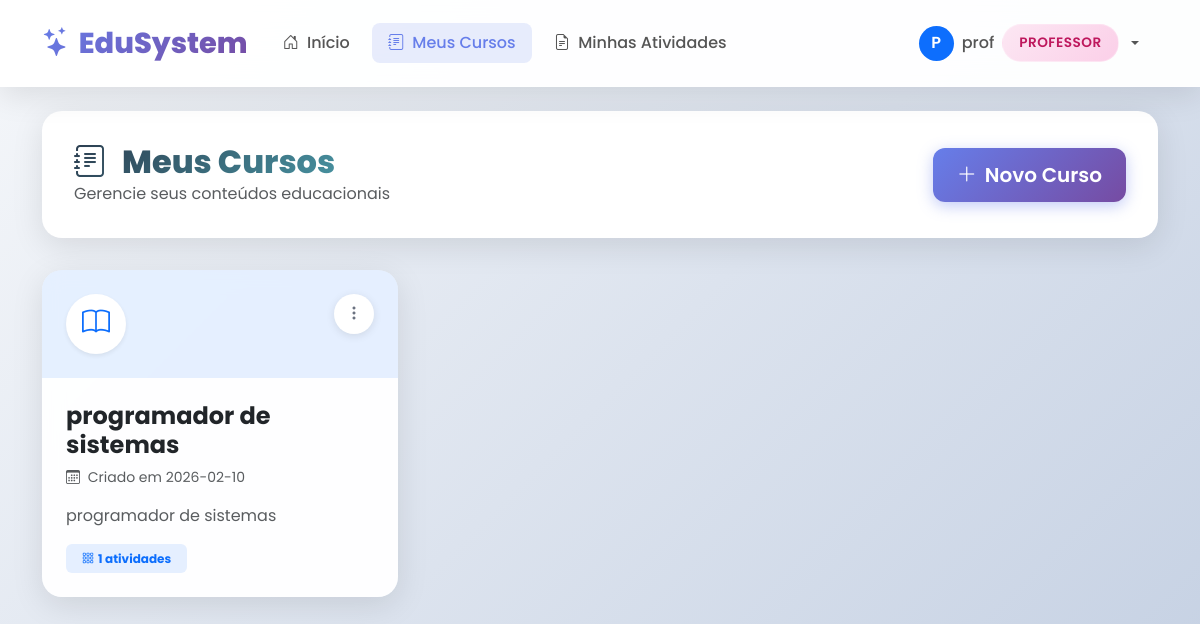
/professor/cursos (signed in), run on the app's committed database.
### tables this page shows
CREATE TABLE cursos (
            id INTEGER PRIMARY KEY AUTOINCREMENT,
            nome TEXT UNIQUE NOT NULL,
            descricao TEXT,
            professor_id INTEGER,
            data_criacao TIMESTAMP DEFAULT CURRENT_TIMESTAMP,
            FOREIGN KEY (professor_id) REFERENCES usuarios(id)
        );

### app.py (the view, shortened to what this page needs)
@app.route('/professor/cursos', methods=['GET', 'POST'])
@login_required
@professor_required
def professor_cursos():
    conn = conectar()
    cursor = conn.cursor()
    cursor.execute("""
        SELECT c.*,
               (SELECT COUNT(*) FROM atividades WHERE curso_id = c.id) as total_atividades
        FROM cursos c
        WHERE c.professor_id = ?
        ORDER BY c.nome
    """, (session['user_id'],))
    cursos = cursor.fetchall()
    conn.close()
    return render_template('professor/cursos.html', cursos=cursos)

### app.py (called while the page is built)
def conectar():
    conn = sqlite3.connect(DB_NAME)
    conn.row_factory = sqlite3.Row
    return conn

def login_required(f):
    @wraps(f)
    def decorated_function(*args, **kwargs):
        if 'user_id' not in session:
            return redirect(url_for('login'))
        return f(*args, **kwargs)
    return decorated_function

def professor_required(f):
    @wraps(f)
    def decorated_function(*args, **kwargs):
        if session.get('tipo') != 'professor':
            flash('Acesso restrito a professores!', 'danger')
            return redirect(url_for('dashboard'))
        return f(*args, **kwargs)
    return decorated_function

### templates/professor/cursos.html (shortened to what this page needs)
{% extends "base.html" %}
{% block content %}
<div class="page-header">
    <div>
        <h1 class="page-title"><i class="bi bi-journal-text me-3"></i>Meus Cursos</h1>
        <p class="text-muted mb-0">Gerencie seus conteúdos educacionais</p>
    </div>
    <button class="btn btn-primary btn-lg" data-bs-toggle="modal" data-bs-target="#modalCurso">
        <i class="bi bi-plus-lg me-2"></i>Novo Curso
    </button>
</div>
<div class="row g-4">
    {% for curso in cursos %}
    <div class="col-md-6 col-xl-4">
        <div class="card h-100 border-0 overflow-hidden">
            <div class="card-header bg-primary bg-opacity-10 border-0 p-4">
                <div class="d-flex justify-content-between align-items-start">
                    <div class="bg-white rounded-circle d-flex align-items-center justify-content-center shadow-sm" style="width: 60px; height: 60px;">
                        <i class="bi bi-book text-primary fs-3"></i>
                    </div>
                    <div class="dropdown">
                        <button class="action-btn" type="button" data-bs-toggle="dropdown">
                            <i class="bi bi-three-dots-vertical"></i>
                        </button>
                    </div>
                </div>
            </div>
            <div class="card-body p-4">
                <h4 class="fw-bold mb-2">{{ curso.nome }}</h4>
                <p class="text-muted small mb-3">
                    <i class="bi bi-calendar3 me-1"></i> Criado em {{ curso.data_criacao[:10] }}
                </p>
                {% if curso.descricao %}
                <p class="text-muted mb-3">{{ curso.descricao }}</p>
                {% endif %}
                <div class="d-flex align-items-center gap-2">
                    <span class="badge bg-primary bg-opacity-10 text-primary px-3 py-2">
                        <i class="bi bi-grid-3x3-gap me-1"></i>{{ curso.total_atividades }} atividades
                    </span>
                </div>
            </div>
        </div>
    </div>
    {% endfor %}
</div>
{% endblock %}

### templates/base.html (style rules this page uses)
:root { --primary-gradient: linear-gradient(135deg, #667eea 0%, #764ba2 100%); --secondary-gradient: linear-gradient(135deg, #f093fb 0%, #f5576c 100%); --success-gradient: linear-gradient(135deg, #4facfe 0%, #00f2fe 100%); --warning-gradient: linear-gradient(135deg, #fa709a 0%, #fee140 100%); --dark-gradient: linear-gradient(135deg, #2c3e50 0%, #4ca1af 100%); --glass-bg: rgba(255, 255, 255, 0.95); --glass-border: rgba(255, 255, 255, 0.2); --shadow-soft: 0 8px 32px rgba(0, 0, 0, 0.1); --shadow-hover: 0 20px 60px rgba(0, 0, 0, 0.15); --radius-lg: 20px; --radius-md: 12px; --radius-sm: 8px; }
* { font-family: 'Poppins', sans-serif; }
body { background: linear-gradient(135deg, #f5f7fa 0%, #c3cfe2 100%); min-height: 100vh; overflow-x: hidden; }
.card { background: var(--glass-bg); backdrop-filter: blur(10px); border: 1px solid var(--glass-border); border-radius: var(--radius-lg); box-shadow: var(--shadow-soft); transition: all 0.4s cubic-bezier(0.175, 0.885, 0.32, 1.275); overflow: hidden; animation: slideInUp 0.6s ease-out; }
.card::before { content: ''; position: absolute; top: 0; left: -100%; width: 100%; height: 100%; background: linear-gradient(90deg, transparent, rgba(255,255,255,0.4), transparent); transition: left 0.5s; }
.btn { border-radius: var(--radius-md); font-weight: 600; padding: 0.75rem 1.5rem; border: none; position: relative; overflow: hidden; transition: all 0.3s ease; }
.btn::before { content: ''; position: absolute; top: 50%; left: 50%; width: 0; height: 0; border-radius: 50%; background: rgba(255,255,255,0.3); transform: translate(-50%, -50%); transition: width 0.6s, height 0.6s; }
.btn-primary { background: var(--primary-gradient); box-shadow: 0 4px 15px rgba(102, 126, 234, 0.4); }
.page-header { background: white; border-radius: var(--radius-lg); padding: 2rem; margin-bottom: 2rem; box-shadow: var(--shadow-soft); display: flex; justify-content: space-between; align-items: center; flex-wrap: wrap; gap: 1rem; }
.page-title { font-weight: 800; font-size: 2rem; background: var(--dark-gradient); -webkit-background-clip: text; -webkit-text-fill-color: transparent; background-clip: text; margin: 0; }
.action-btn { width: 40px; height: 40px; border-radius: 50%; border: none; background: white; color: #6b7280; display: flex; align-items: center; justify-content: center; cursor: pointer; transition: all 0.3s ease; box-shadow: 0 2px 8px rgba(0,0,0,0.1); }

### data on the page
cursos: nome "programador de sistemas", data_criacao "2026-02-10", descricao "programador de sistemas", total_atividades "1"

### other printed values
{{ session.nome[0].upper() }} "P"
{{ session.nome }} "prof"
{{ session.tipo }} "PROFESSOR"
